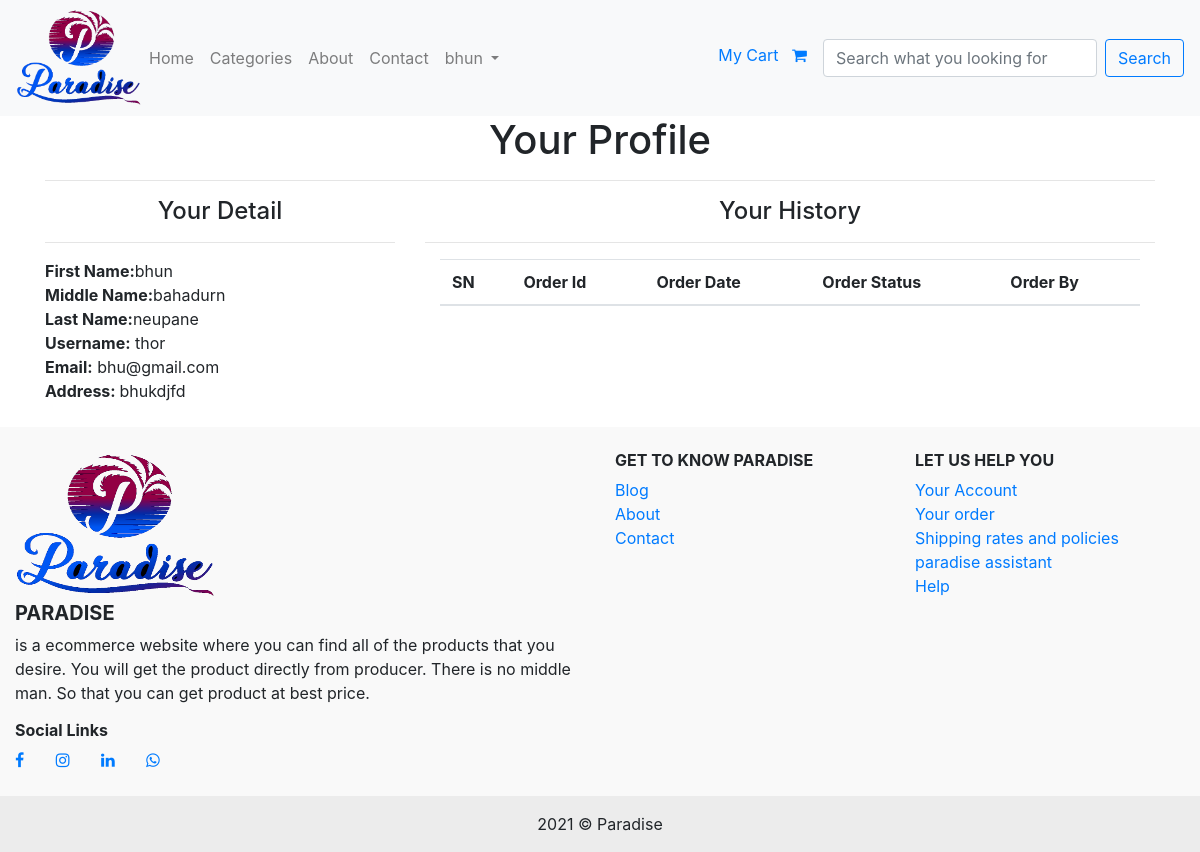
The app's page /customer-profile/ (signed in), older data.
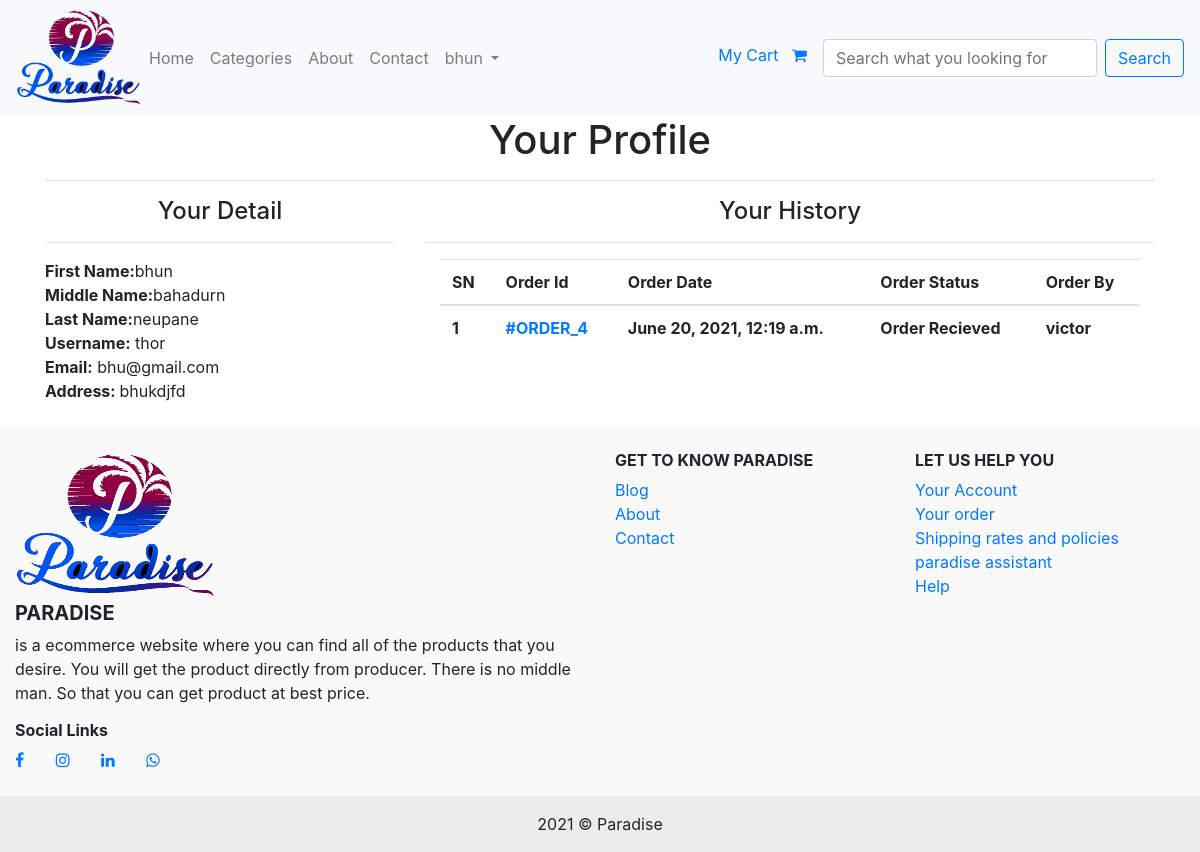
The same page, newer data.
### eapp/models.py (models this page shows)
class Order(models.Model):
    cart = models.OneToOneField(Cart, on_delete=models.CASCADE)
    order_by = models.CharField(max_length=100)
    shipping_address = models.CharField(max_length=200)
    mobile = models.CharField(max_length=10)
    email = models.EmailField(null=True, blank=True)
    subtotal = models.PositiveIntegerField()
    discount = models.PositiveIntegerField()
    total = models.PositiveIntegerField()
    order_status = models.CharField(max_length=50, choices=ORDER_STATUS)
    created_at = models.DateTimeField(auto_now_add=True)

### eapp/views.py (the view)
# urls.py: path('customer-profile/', CustomerProfileView.as_view(), name='customerprofile'),
class CustomerProfileView(LoginRequiredMixin, TemplateView):
    login_url = '/customer-login/'
    template_name = 'customerprofile.html'
    def get_context_data(self, **kwargs):
        context = super().get_context_data(**kwargs)
        if self.request.user.is_authenticated and self.request.user.customer:
            context['user'] = self.request.user
            context['customer'] = self.request.user.customer
            context['order'] = Order.objects.filter(cart__customer=context['customer'])
        return context

### templates/customerprofile.html (shortened to what this page needs)
{% extends 'base.html' %}
{% block content %}
<h1 class="text-center">Your Profile</h1>
<hr>
<div class="row">
    <div class="col-md-4">
        <h4 class="text-center">Your Detail</h4>
        <hr>
        <b>First Name:</b>{{customer.first_name}}
        <br>
        <b>Middle Name:</b>{{customer.middle_name}}
        <br>
        <b>Last Name:</b>{{customer.last_name}}
        <br>
        <b>Username:</b> {{user.username}}
        <br>
        <b>Email:</b> {{user.email}}
        <br>
        <b>Address: </b>{{customer.address}}
    </div>
    <div class="col-md-8">
        <h4 class="text-center">Your History</h4>
        <hr>
        <div class="container">
            <table class="table">
                <thead>
                <tr>
                    <th>
                        SN
                    </th>
                    <th>Order Id</th>
                    <th>Order Date</th>
                    <th>Order Status</th>
                    <th>Order By</th>
                </tr>
                </thead>
                <tbody>
                {% for ord in order %}
                <tr>
                    <th>{{ forloop.counter }}</th>
                    <th><a href="{% url 'orderdetailview' ord.pk %}">#ORDER_{{ ord.id }}</a></th>
                    <th>{{ord.created_at}}</th>
                    <th>{{ord.order_status}}</th>
                    <th>{{ord.order_by}}</th>
                </tr>
                {% endfor %}
                </tbody>
            </table>
        </div>
    </div>
</div>
{% endblock %}

Row changes from the older to the newer data that the page shows:
added Order: id "4", created_at "June 20, 2021, 12:19 a.m.", order_status "Order Recieved", order_by "victor"
